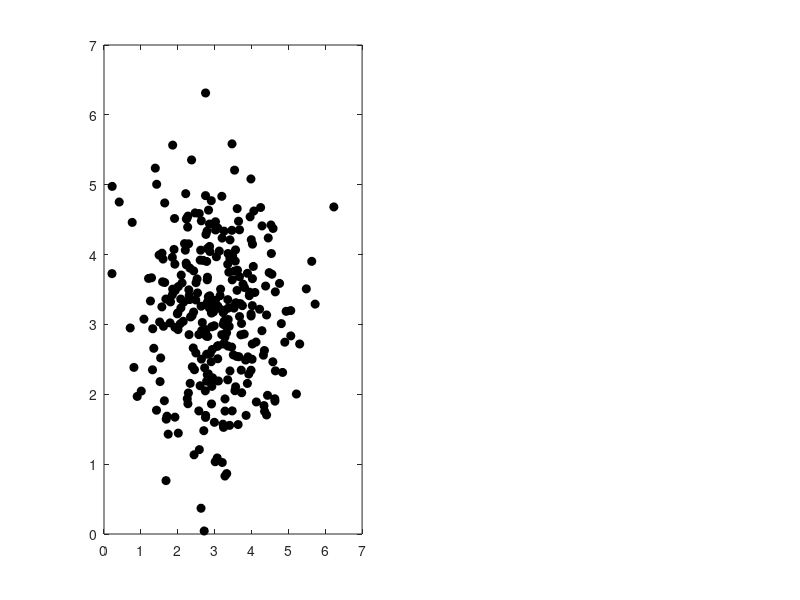

Write MATLAB code to recreate this figure. (Note: this script raises an error after producing the figure.)
function [centroids,indices] = kmean1()
 n=150; %sample size
 x=[randn(n,1)+3;randn(n,1)+3];
 y=[randn(n,1)+3;randn(n,1)+3];
 subplot(1,2,1)
 plot(x,y,'ok','MarkerFaceColor','k')
 K = 3;
 max_iterations = 10;
 X=[x,y];
 centroids = initCentroids(X, K);
 for i=1:max_iterations
  indices = getClosestCentroids(X, centroids);
  centroids = computeCentroids(X, indices, K);
 subplot(1,2,2)
 scatter(x,y,10,indices,'filled')
end
